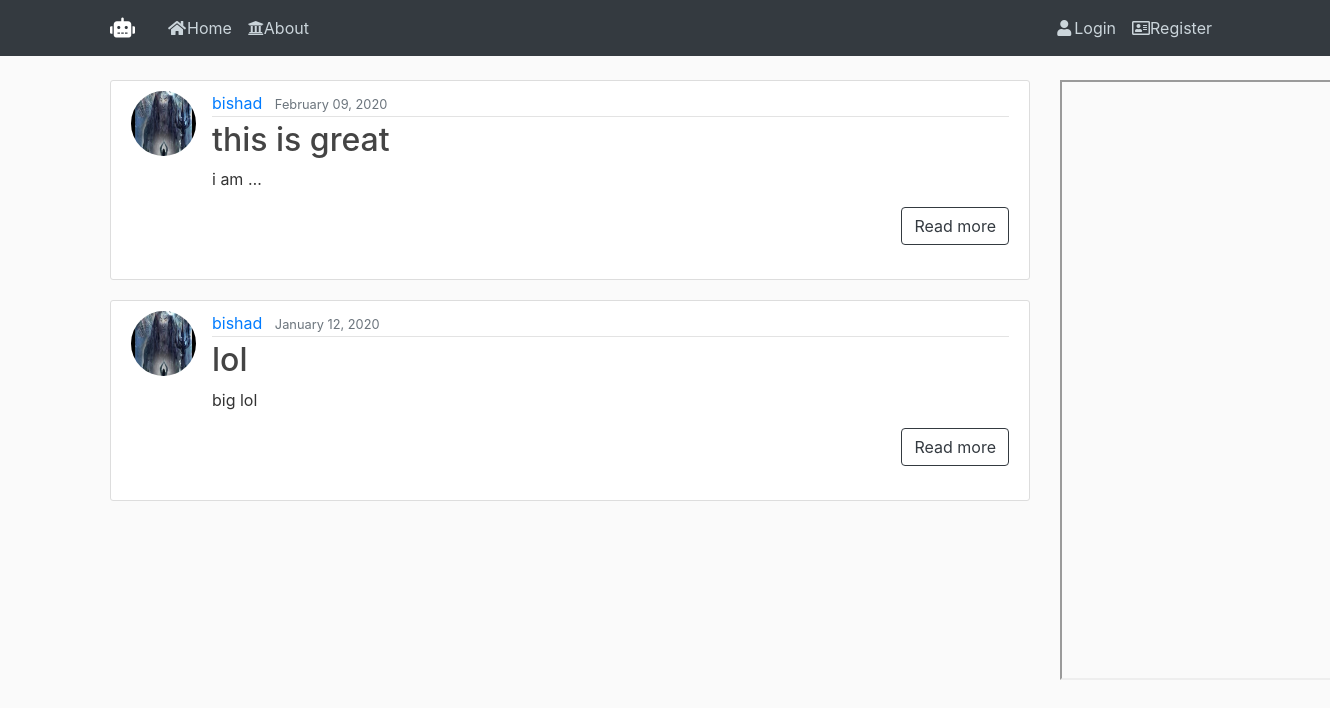
Before: / with the older database file.
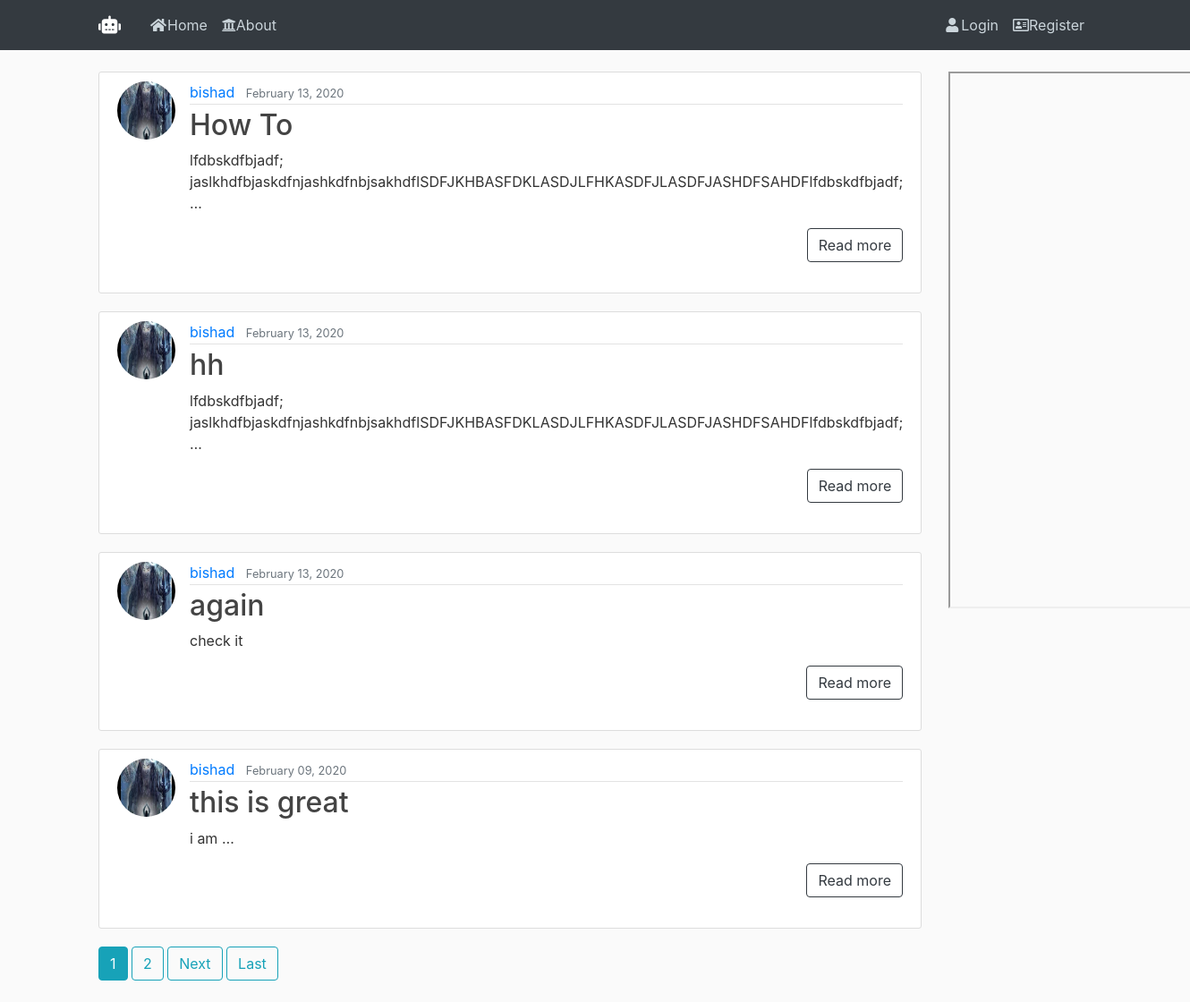
After: the same page with the newer database file.
### blog/models.py (models this page shows, shortened)
class Post(models.Model):
    title=models.CharField(max_length=100)
    content=models.TextField()
    date_posted=models.DateField(default=timezone.now)
    author= models.ForeignKey(User,on_delete=models.CASCADE)

### users/models.py (models this page shows, shortened)
class Profile(models.Model):
    user = models.OneToOneField(User ,on_delete=models.CASCADE)
    image = models.ImageField(default='default.jpg', upload_to='profile_pics')

### blog/views.py (the view)
# urls.py: path('', PostListView.as_view(), name='blog_home'),
class PostListView(ListView):
    model = Post
    template_name ='blog/home.html'
    context_object_name = 'posts'
    ordering = ['-date_posted']
    paginate_by = 4

### blog/templates/blog/home.html (shortened to what this page needs)
{% extends "blog/base.html" %}
{% block content %}
{% for post in posts %}
<article class="media content-section">
  <img class="rounded-circle article-img" src="{{ post.author.profile.image.url }}"/>
  <div class="media-body">
    <div class="article-metadata">
      <a class="mr-2" href="#">{{ post.author }}</a>
      <small class="text-muted">{{ post.date_posted|date:"F d, Y" }}</small>
    </div>
    <h2><a class="article-title" href="{% url 'post-detail' post.id %}">{{ post.title }}</a></h2>
    <p class="article-content">{{ post.content|truncatewords:2 }} </p>
    <div class="text-right">
      <a class="btn btn-outline-dark mb-4" href="{% url 'post-detail' post.id %}">Read more</a>
    </div>
  </div>
</article>
{% endfor %}
{% if is_paginated %}
  {% for num in page_obj.paginator.page_range %}
    {% if page_obj.number == num %}
      <a class="btn btn-info mb-4" href="?page={{ num }}">{{ num }}</a>
    {% elif num > page_obj.number|add:'-3' and num < page_obj.number|add:'3' %}
      <a class="btn btn-outline-info mb-4" href="?page={{ num }}">{{ num }}</a>
    {% endif %}
  {% endfor %}
  {% if page_obj.has_next %}
    <a class="btn btn-outline-info mb-4" href="?page={{ page_obj.next_page_number }}">Next</a>
    <a class="btn btn-outline-info mb-4" href="?page={{ page_obj.paginator.num_pages }}">Last</a>
  {% endif %}
{% endif %}
{% endblock content %}

### blog/templates/blog/base.html (shortened to what this page needs)
{% load static %}
<!DOCTYPE html>
<html lang="en">
<head>
    <link rel="stylesheet" href="https://use.fontawesome.com/releases/v5.7.0/css/all.css">
    <link rel="stylesheet" href="https://stackpath.bootstrapcdn.com/bootstrap/4.3.1/css/bootstrap.min.css"
>
    <link rel="stylesheet" type="text/css" href="{% static 'blog/main.css'%}">
</head>
<body>
<header class="site-header">
    <nav class="navbar navbar-icon-top navbar-expand-lg navbar-dark bg-dark fixed-top">
        <div class="container">
            <a class="navbar-brand mr-4" href="{% url 'blog_home' %}"><i class="fas fa-robot"></i></a>
            <div class="collapse navbar-collapse" id="navbarToggle">
                <div class="navbar-nav mr-auto">
                    <a class="nav-item nav-link" href="{% url 'blog_home' %}"><i class="fa fa-fw fa-home"></i>Home</a>
                    <a class="nav-item nav-link" href="{% url 'blog_about' %}"><i class="fas fa-university"></i>About</a>
                </div>
                <div class="navbar-nav">
                    {% if user.is_authenticated %}
                        <a class="nav-item nav-link" href="{% url 'post-create' %}">New Post</a>
                        <a class="nav-item nav-link" href="{% url 'profile' %}">Profile</a>
                        <a class="nav-item nav-link" href="{% url 'logout' %}">Logout</a>
                    {% else %}
                        <a class="nav-item nav-link" href="{% url 'login' %}"><i class="fa fa-fw fa-user"></i>Login</a>
                        <a class="nav-item nav-link" href="{% url 'register' %}"><i class="far fa-address-card"></i>Register</a>
                    {% endif %}
                </div>
            </div>
        </div>
    </nav>
</header>
<main role="main" class="container">
    <div class="row">
        <div class="col-md-10">
            {% block content %}{% endblock %}
        </div>
        <div class="col-md-2 fixed">
            {% if user.is_authenticated %}
            <iframe
                allow="microphone;"
                width="325"
                height="600"
                src="https://console.dialogflow.com/api-client/demo/embedded/983ebd00-89a0-466f-8e02-52f4040c6f95">
            </iframe>
            {% else %}
            <iframe
                allow="microphone;"
                width="325"
                height="600"
                src="https://console.dialogflow.com/api-client/demo/embedded/c5bf807e-434f-4e75-9fbb-4eeac2fe1eab">
            </iframe>
            {% endif %}
        </div>
    </div>
</main>
</body>
</html>

### blog/static/blog/main.css (style rules this page uses)
body { background: #fafafa; color: #333333; margin-top: 5rem; }
h1, h2, h3, h4, h5, h6 { color: #444444; }
.site-header .navbar-nav .nav-link { color: #cbd5db; }
.content-section { background: #ffffff; padding: 10px 20px; border: 1px solid #dddddd; border-radius: 3px; margin-bottom: 20px; }
.article-title { color: #444444; }
.article-content { white-space: pre-line; }
.article-img { height: 65px; width: 65px; margin-right: 16px; }
.article-metadata { padding-bottom: 1px; margin-bottom: 4px; border-bottom: 1px solid #e3e3e3 }

Changed rows visible on the page:
no longer on this page (row unchanged): Post: author.profile.image (picture), author "bishad", date_posted "January 12, 2020", title "lol", content "big lol"
added Post: author.profile.image (picture), author "bishad", date_posted "February 13, 2020", title "How To", content "lfdbskdfbjadf; jaslkhdfbjaskdfnjashkdfnbjsakhdflSDFJKHBASFDKLASDJLFHKASDFJLASDFJASHDFSAHDFlfdbskdfbjadf; …"
added Post: author.profile.image (picture), author "bishad", date_posted "February 13, 2020", title "hh", content "lfdbskdfbjadf; jaslkhdfbjaskdfnjashkdfnbjsakhdflSDFJKHBASFDKLASDJLFHKASDFJLASDFJASHDFSAHDFlfdbskdfbjadf; …"
added Post: author.profile.image (picture), author "bishad", date_posted "February 13, 2020", title "again", content "check it"
Other visible differences:
new list line: "1"
new list line: "2"
text now shown: "Next Last"
